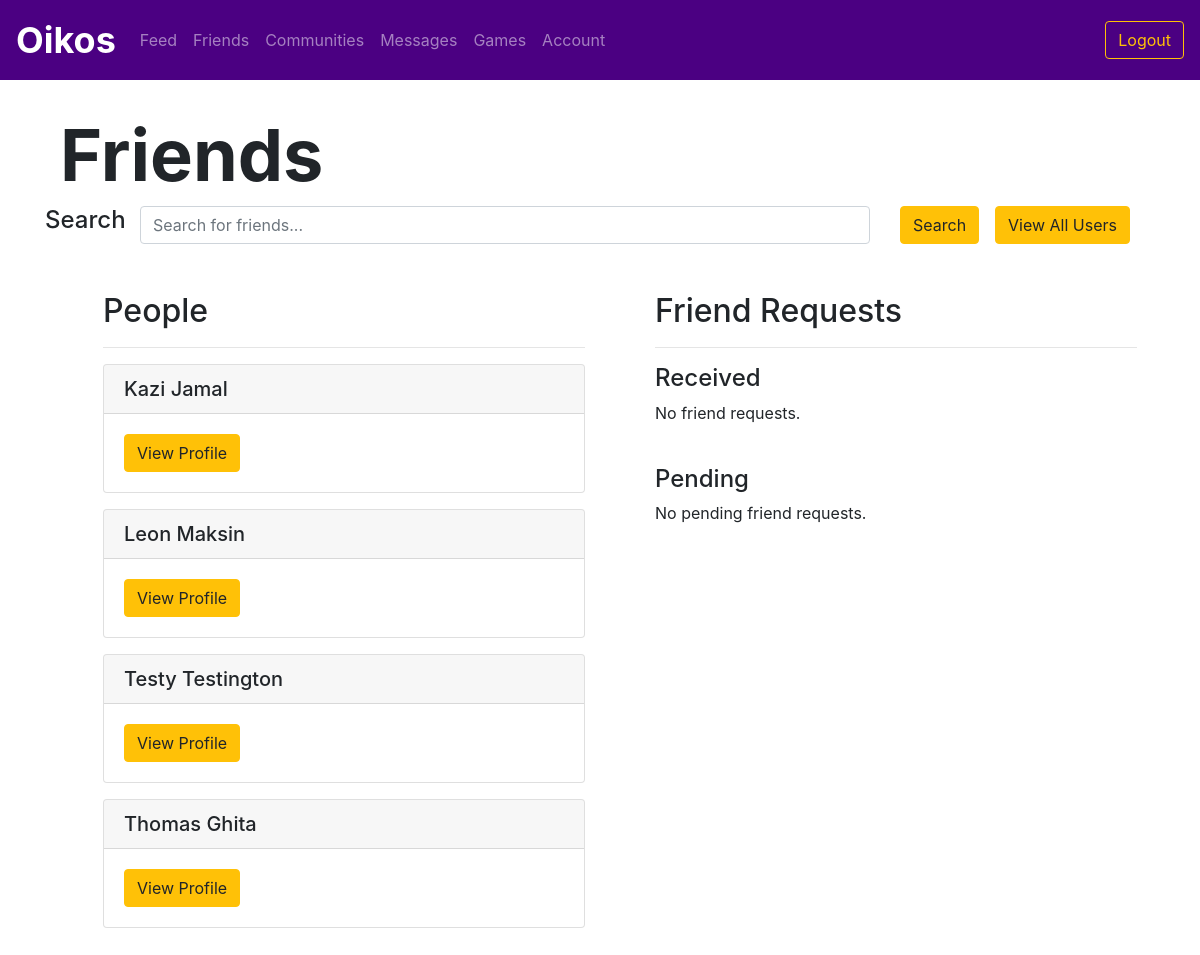
Page /friends (signed in) on the earlier database version.
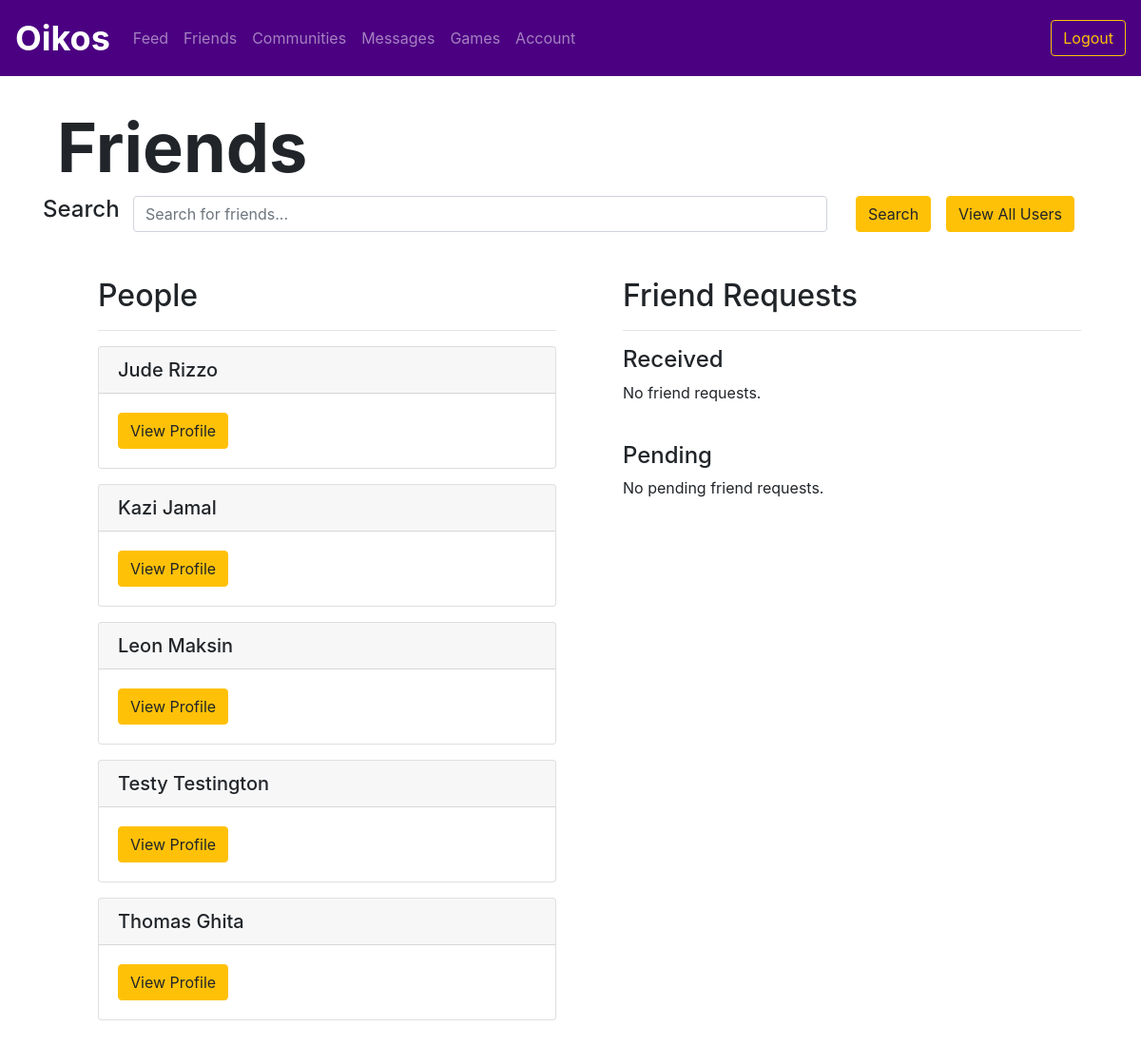
Same page on the later database version.
### utl/models.py (models this page shows)
class User(db.Model):
    userID = db.Column(db.Integer, primary_key=True)
    email = db.Column(db.Text, unique=True, nullable=False)
    password = db.Column(db.Text, nullable=False)
    firstName = db.Column(db.Text, nullable=False)
    lastName = db.Column(db.Text, nullable=False)
    displayName = db.Column(db.Text, nullable=False)
    grade = db.Column(db.Text, nullable=False)

### app.py (the view)
@app.route("/friends")
@login_required
def friends():
    userID = session['userID']
    friendslist = friendsfunctions.getFriends(userID)
    users = []
    for friend in friendslist:
        users.append(usersfunctions.getUser(friend.friendID))
    reqs = friendsfunctions.getFriendRequests(userID)
    friendrequests = {}
    for req in reqs:
        friendrequests[req] = usersfunctions.getUser(req.senderID)
    preqs = friendsfunctions.getPendingFriendRequests(userID)
    pendingfriendrequests = {}
    for preq in preqs:
        pendingfriendrequests[preq] = usersfunctions.getUser(preq.receiverID)
    print(pendingfriendrequests)
    return render_template("friends.html", users=users, friendrequests=friendrequests, pendingfriendrequests=pendingfriendrequests)

### app.py (called while the page is built)
def login_required(f):
    @wraps(f)
    def decorated_function(*args, **kwargs):
        if "userID" not in session:
            return redirect(url_for('login'))
        return f(*args, **kwargs)
    return decorated_function

### utl/friends.py (called while the page is built)
def getFriends(userID):
    friends = Friend.query.filter_by(userID=userID).order_by(Friend.displayName.asc()).all()
    return friends

def getFriendRequests(userID):
    friendrequests = FriendRequest.query.filter_by(receiverID=userID).order_by(FriendRequest.timestamp.desc()).all()
    return friendrequests

def getPendingFriendRequests(userID):
    friendrequests = FriendRequest.query.filter_by(senderID=userID).order_by(FriendRequest.timestamp.desc()).all()
    return friendrequests

### utl/users.py (called while the page is built)
def getUser(userID):
    user = User.query.filter_by(userID=userID).first()
    return user

### templates/friends.html (shortened to what this page needs)
{% extends "logbase.html" %}
{% block body %}
    <div class="content">
        <h1 class="display-3" style="font-weight: 700; padding-left: 5vw; padding-top: 5vh;">Friends</h1>
    </div>
    <div class="container mb-5">
        <form action="/searchfriends" method="POST">
            <div class="row">
                <div class="col-md-1">
                    <h4>Search</h4>
                </div>
                <div class="col-md-8">
                    <input name="query" type="text" class="form-control" id="query" aria-describedby="query" placeholder="Search for friends...">
                </div>
                <div class="col-md-1">
                    <button type="submit" class="btn btn-warning">Search</button>
                </div>
                <div class="col-md-2">
                    <a href="/allusers" class="btn btn-warning">View All Users</a>
                </div>
            </div>
        </form>
    </div>
    <div class="row m-5">
        <div class="col">
            <ul>
                <h2>People</h2>
                <hr>
                {% for user in users %}
                <div class="card my-3">
                    <h5 class="card-header">{{ user.displayName }}</h5>
                    <div class="card-body">
                        <a href="/profile/{{ user.userID }}" class="btn btn-warning">View Profile</a>
                    </div>
                </div>
                {% endfor %}
            </ul>
        </div>
        <div class="col">
            <ul>
                <h2>Friend Requests</h2>
                <hr>
                <h4>Received</h4>
                {% if not friendrequests %}
                <p>No friend requests.</p>
                {% endif %}
                <br>
                <h4>Pending</h4>
                {% if not pendingfriendrequests %}
                <p>No pending friend requests.</p>
                {% endif %}
            </ul>
        </div>
    </div>
{% endblock %}

Differences in the rows shown:
added User: displayName "Jude Rizzo"
